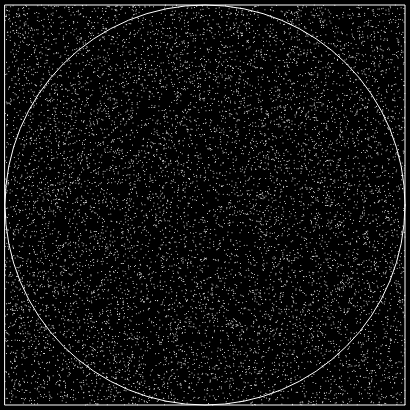
Frame 1 (no input)
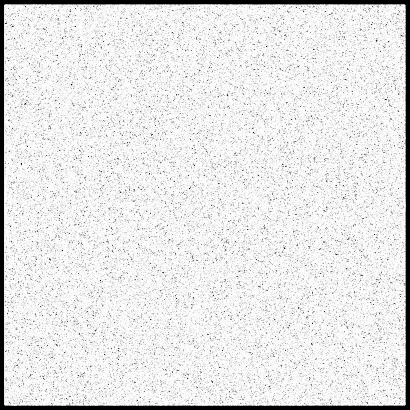
Frame 60 (no input)
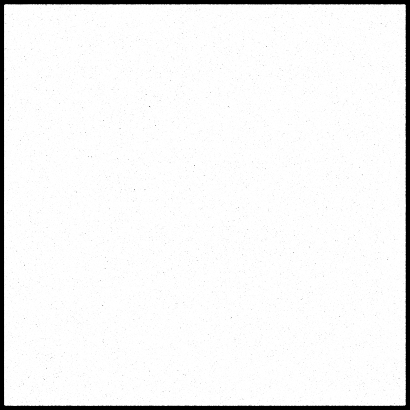
Frame 120 (the mouse pressed at the canvas centre since frame 60)

The p5.js sketch that drew these frames (run headless with seeded random() and noise() and a simulated clock; from frame 60 on, the mouse is pressed at the canvas centre):

// p5.js sketch
// ── sketch.js
let r = 200;
let circle = 0;
let total = 0;
let pi = 0;
let recordPI = 0;
let recordDiff;
let diff = 0;

function setup() {
  createCanvas(410, 410);

  background(0);
  translate(width / 2, height / 2);
  rectMode(CENTER);

  stroke(255);
  strokeWeight(1);
  noFill();
  ellipse(0, 0, r * 2, r * 2);
  rect(0, 0, r * 2, r * 2);


}

function draw() {
  translate(width / 2, height / 2);

  for (let i = 0; i < 10000; i++) {
    let x = random(-r, r);
    let y = random(-r, r);
    total++;

    let d = x * x + y * y;

    if (d < r * r) {
      circle++;
      fill(0, 255, 255);
    } else {
      fill(255, 255, 0);
    }

    pi = 4 * (circle / total);
    recordDiff = abs(PI - recordPI);
    diff = abs(PI - pi);
    if(diff < recordDiff){
      recordDiff = diff;
      recordPI = pi;
    }


    point(x, y);
  }





  console.log(recordPI);


}

/*
Website
http://nexusbug.com/

github Repo
https://github.com/nexusbug/Code_365

Approximating PI using monte carlo method

About
Doing a challenge, coding three sixty five
There I hop on the train of Mr. Shiffman
And code along rainbow colored railway
One video each day, keeps the gray away

Coding Train
Daniel Shiffman
https://www.youtube.com/user/shiffman/
https://www.patreon.com/codingtrain

Framework
p5js - A beautiful Javascript library
https://p5js.org/

this.video
Coding Challenge #95: Approximating the Value of Pi
https://youtu.be/5cNnf_7e92Q
*/
